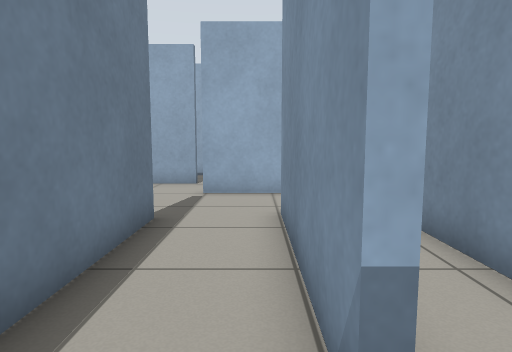
View 1 (above)

12 first-person views from a walk through a world built for the Gazebo simulator. The camera is 0.79 m above the floor, tilts 6° down and sees 75° across. The floor is counted in squares, 0.5 m on a side. Each view is taken from the middle of a square. On the plan, view 1 faces up. The plan holds only what a view shows up to about 16 squares ahead; the rest is blank.

View 2
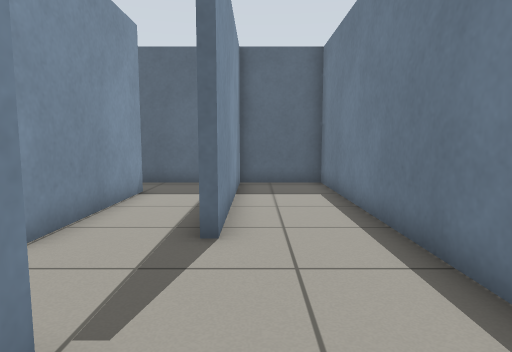

View 3
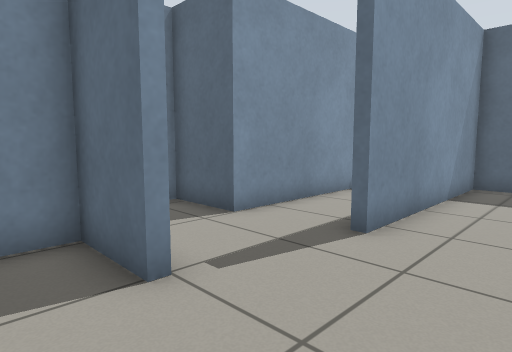

View 4
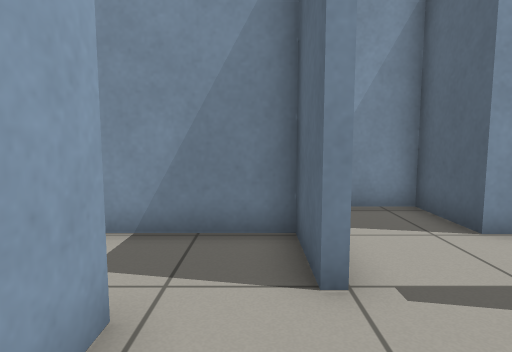

View 5
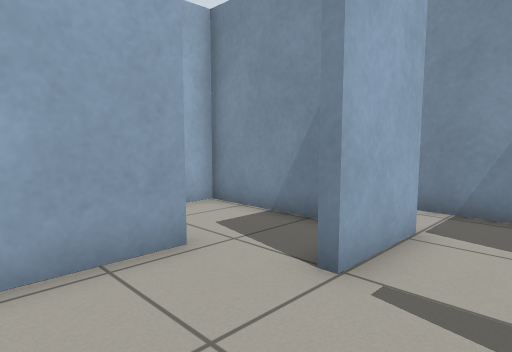

View 6
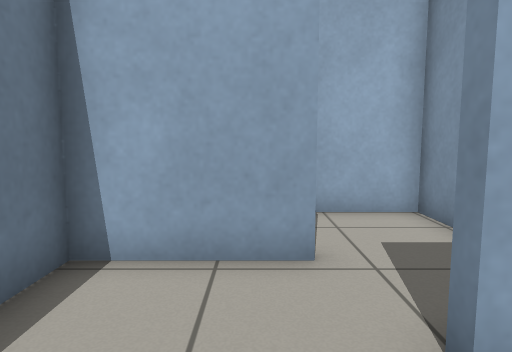

View 7
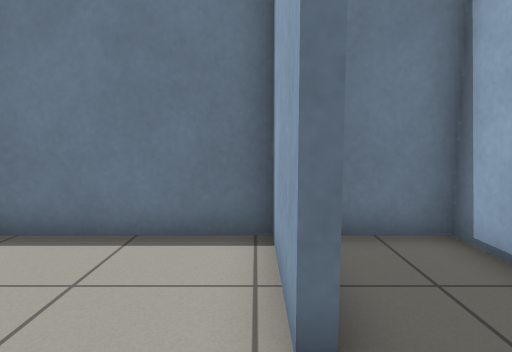

View 8
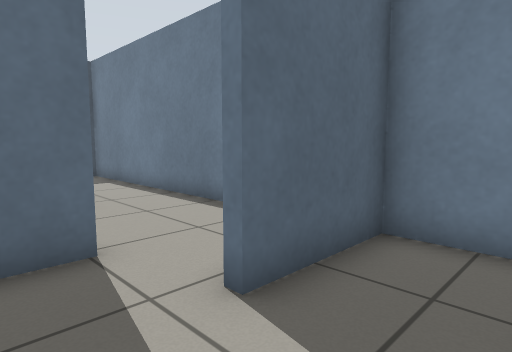

View 9
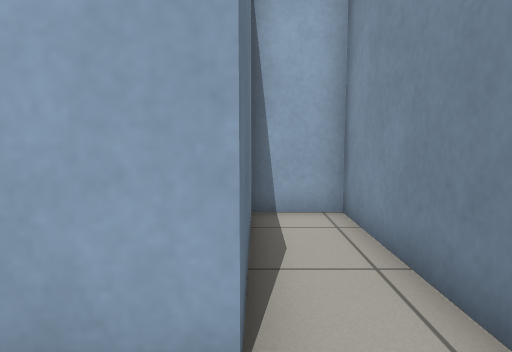

View 10
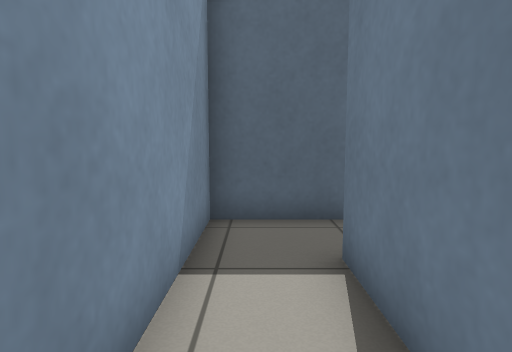

View 11
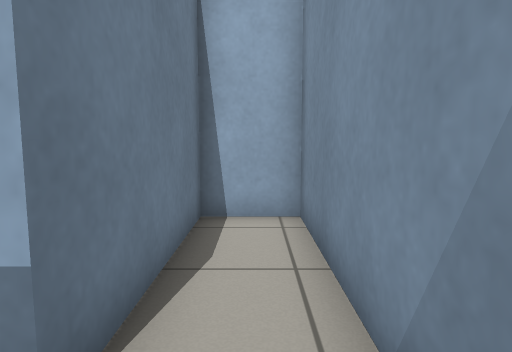

View 12
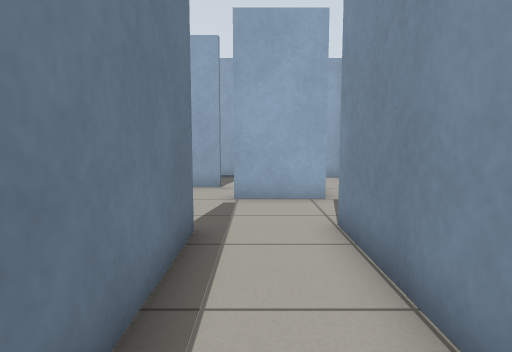

### Floor plan
Points are (right, up) in squares from view 1. A wall is a line through its corners. A room is listed if a view was taken in it or the views show most of it. See-through windows are left out.
Room 1 (views 1, 2, 3, 4, 5, 6, 7, 12)
walls: (-1.6, 10.3) (0.5, 10.3) (0.5, 12.6); (0.8, 10) (-1.6, 10); (0.5, 1.6) (0.5, 7.2); (-2.1, 12.3) (-5.5, 12.3) (-5.5, -0.6) (-2.4, -0.6) (-2.4, 6.7) (-2.1, 6.7) (-2.1, 2.3); (-0.9, -0.6) (0.5, -0.6)
ways out: opening at (-0.5, 13) to room 2; opening at (1, 8.5) to room 3; opening at (1, 0.5) to room 4
Room 2 (view 8)
walls: (0.5, 12.6) (0.5, 15.3) (-5.5, 15.3) (-5.5, 12.6) (-2.1, 12.6)
ways out: opening at (-0.5, 13) to room 1
Room 3 (view 9)
walls: (0.5, 7.2) (2.9, 7.2) (2.9, 15.3) (0.8, 15.3) (0.8, 10)
ways out: opening at (1, 8.5) to room 1
Room 4 (views 10, 11)
walls: (0.5, -0.6) (2.9, -0.6) (2.9, 6.9) (0.8, 6.9) (0.8, 1.6)
ways out: opening at (1, 0.5) to room 1

Where each view was taken, in squares from view 1:
view 1: 0 up, 0 right, facing up
view 2: 12 up, 3 left, facing down
view 3: 12 up, 5 left, facing down-right
view 4: 11 up, 5 left, facing right
view 5: 8 up, 5 left, facing up-right
view 6: 8 up, 3 left, facing up
view 7: 12 up, 0 right, facing left
view 8: 15 up, 0 right, facing down-left
view 9: 8 up, 1 right, facing up
view 10: 6 up, 2 right, facing down
view 11: 0 up, 2 right, facing up
view 12: 1 up, 1 left, facing up
